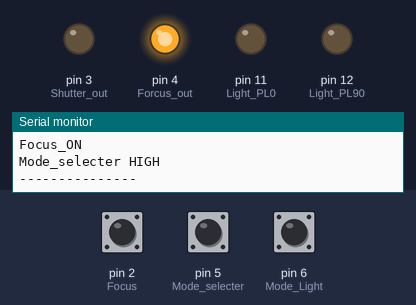
Recording of a sketch running on a simulated Arduino Nano, built with avr-gcc and run on an emulated ATmega328P. On the bench: output pins drawn as LEDs (lit = HIGH), the last lines printed to the serial monitor. Dashed ring = blinking. The inputs (shaded band) are chosen by the test bench; at power-on: pin 2 (Focus) HIGH, pin 6 (Mode_Light) HIGH, pin 5 (Mode_selecter) HIGH.

Above: at 1.2 s.
1.3 s: pin 2 (Focus) pulled LOW for 0.15 s
At 2.5 s:
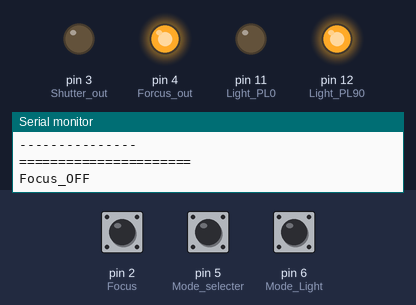
4.2 s: pin 6 (Mode_Light) pulled LOW for 3.2 s
At 4.7 s:
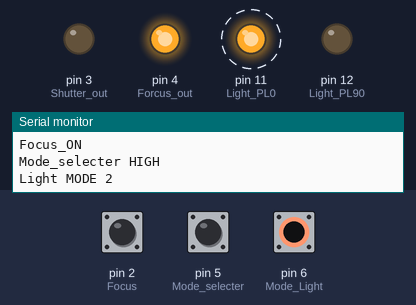
8.9 s: pin 5 (Mode_selecter) pulled LOW for 0.15 s
At 9.02 s:
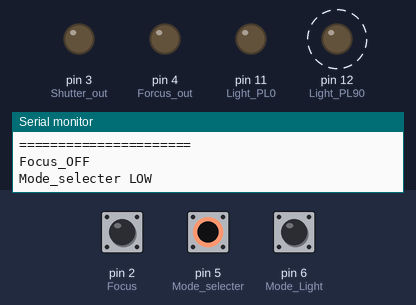
10.5 s: pin 2 (Focus) pulled LOW for 1 s
At 10.76 s:
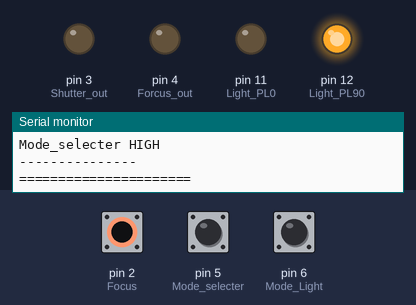
14.5 s: pin 5 (Mode_selecter) pulled LOW for 1 s
At 15.1 s:
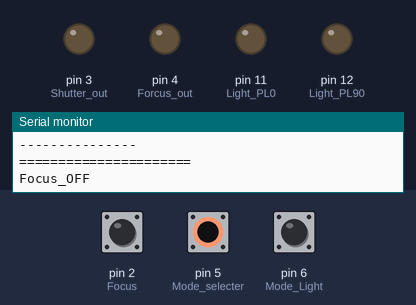
18.5 s: pin 6 (Mode_Light) pulled LOW for 0.15 s
At 19.0 s:
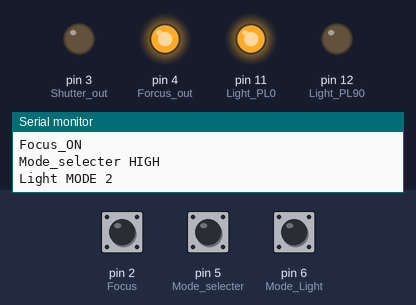
Timing chart, 0 to 21.5 s (numbered marks = the images above; inputs shaded):
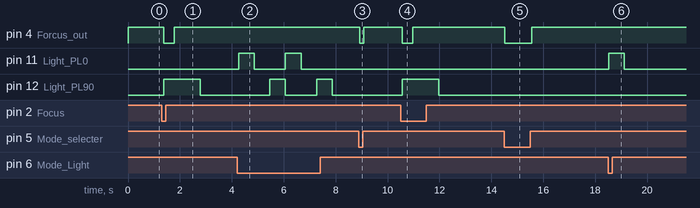

Measured:
- after the input at 1.3 s, pin 4 (Forcus_out): HIGH → LOW after 0.08 s, → HIGH 0.40 s later; pin 12 (Light_PL90): LOW → HIGH after 0.08 s, → LOW 1.4 s later
- after the input at 4.2 s, pin 11 (Light_PL0): alternates HIGH for 0.60 s and LOW for 1.2 s, 4 changes in all, then stays LOW, starting after 0.06 s; pin 12 (Light_PL90): alternates HIGH for 0.60 s and LOW for 1.2 s, starting after 1.3 s
- after the input at 8.9 s, pin 4 (Forcus_out): HIGH → LOW at once, → HIGH 0.15 s later
- after the input at 10.5 s, pin 4 (Forcus_out): HIGH → LOW after 0.07 s, → HIGH 0.40 s later; pin 12 (Light_PL90): LOW → HIGH after 0.07 s, → LOW 1.4 s later
- after the input at 14.5 s, pin 4 (Forcus_out): HIGH → LOW at once, → HIGH 1.0 s later
- after the input at 18.5 s, pin 11 (Light_PL0): LOW → HIGH at once, → LOW 0.60 s later

The sketch:

nano.ino
```cpp
const int Shutter = 0;
const int Focus = 2;
const int Shutter_out = 3;
const int Forcus_out = 4;
const int Light_PL0 = 11;
const int Light_PL90 = 12;
const int Mode_selecter = 5;
const int Mode_Light = 6;
int light_count = 1 ;

void setup() {
  Serial.begin(9600);
  pinMode(Focus, INPUT_PULLUP);
  pinMode(Forcus_out, OUTPUT);
  pinMode(Shutter, INPUT_PULLUP);
  pinMode(Shutter_out, OUTPUT);
  pinMode(Light_PL0, OUTPUT);
  pinMode(Light_PL90, OUTPUT);
  pinMode(Mode_selecter, INPUT_PULLUP);
  pinMode(Mode_Light, INPUT_PULLUP);

  digitalWrite(Forcus_out, LOW);
  digitalWrite(Shutter_out, LOW);
  digitalWrite(Light_PL0, LOW);
  digitalWrite(Light_PL90, LOW);
}

void loop() {
  //ライトの点灯モード
  if (digitalRead(Mode_Light) == LOW) {
    light_count++;
    switch (light_count) {
      case 1:
        digitalWrite(Light_PL0, LOW);
        digitalWrite(Light_PL90, HIGH);
          Serial.println("Light MODE 1");
        break;
      case 2:
        digitalWrite(Light_PL90, LOW);
        digitalWrite(Light_PL0, HIGH);
        Serial.println("Light MODE 2");
        break;
      default:
        digitalWrite(Light_PL0, LOW);
        light_count = 0;
        Serial.println("Light MODE D");
    }
    delay(500);
  }
  // モードチェック
  Serial.println("---------------");
  if (digitalRead(Mode_selecter) == HIGH) {
    // フォーカスチェック
    Serial.println("======================");
    if (digitalRead(Focus) == HIGH) {
      Serial.println("Focus_ON");
      digitalWrite(Forcus_out, HIGH);
      delay(100);
    } else {
      digitalWrite(Light_PL90, HIGH);
      digitalWrite(Forcus_out, LOW);
      delay(400);
      digitalWrite(Forcus_out, HIGH);
      Serial.println("Focus_OFF");
      delay(1000);
      digitalWrite(Light_PL90, LOW);
    }
    Serial.println("Mode_selecter HIGH");
    // シャッターチェック
    if (digitalRead(Shutter) == LOW) {
      LightShot();
    } else {
      digitalWrite(Light_PL0, LOW);
      digitalWrite(Light_PL90, LOW);
    }
  } else {
    // フォーカスチェック
    Serial.println("======================");
    if (digitalRead(Focus) == LOW) {
      Serial.println("Focus_ON");
      digitalWrite(Forcus_out, HIGH);
      delay(100);
    } else {
      digitalWrite(Forcus_out, LOW);
      Serial.println("Focus_OFF");
    }
    Serial.println("Mode_selecter LOW");
    // シャッターチェック
    if (digitalRead(Shutter) == LOW) {
      Shot();
    } else {
      digitalWrite(Shutter_out, LOW);
    }
  }
}

int LightShot() {
  digitalWrite(Light_PL0, HIGH);
  delay(10);
  Shot();
  digitalWrite(Light_PL0, LOW);
  digitalWrite(Light_PL90, HIGH);
  delay(10);
  Shot();
  digitalWrite(Light_PL90, LOW);
  delay(500);
}

int Shot() {
  Serial.println("Shot");
  digitalWrite(Shutter_out, HIGH);
  delay(50);
  digitalWrite(Shutter_out, LOW);
  delay(50);
}
```
